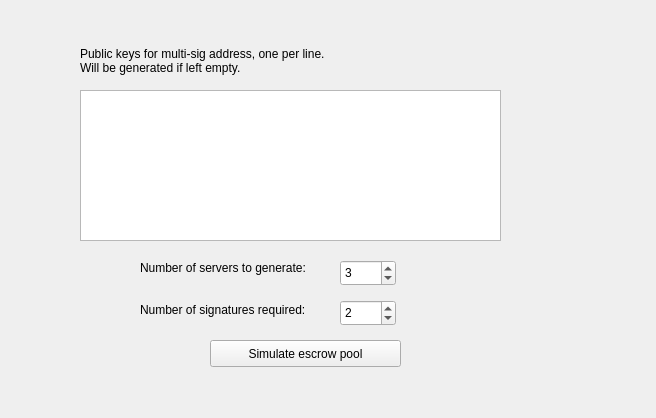
<?xml version="1.0" encoding="UTF-8"?>
<ui version="4.0">
 <class>Form</class>
 <widget class="QWidget" name="Form">
  <property name="geometry">
   <rect>
    <x>0</x>
    <y>0</y>
    <width>656</width>
    <height>418</height>
   </rect>
  </property>
  <property name="windowTitle">
   <string>Form</string>
  </property>
  <widget class="QPushButton" name="simulatePoolButton">
   <property name="geometry">
    <rect>
     <x>210</x>
     <y>340</y>
     <width>191</width>
     <height>27</height>
    </rect>
   </property>
   <property name="text">
    <string>Simulate escrow pool</string>
   </property>
  </widget>
  <widget class="QPlainTextEdit" name="pubKeysEdit">
   <property name="geometry">
    <rect>
     <x>80</x>
     <y>90</y>
     <width>421</width>
     <height>151</height>
    </rect>
   </property>
  </widget>
  <widget class="QSpinBox" name="sigCountBox">
   <property name="geometry">
    <rect>
     <x>340</x>
     <y>300</y>
     <width>56</width>
     <height>26</height>
    </rect>
   </property>
   <property name="minimum">
    <number>1</number>
   </property>
   <property name="value">
    <number>2</number>
   </property>
  </widget>
  <widget class="QLabel" name="label">
   <property name="geometry">
    <rect>
     <x>80</x>
     <y>45</y>
     <width>401</width>
     <height>31</height>
    </rect>
   </property>
   <property name="text">
    <string>Public keys for multi-sig address, one per line.
Will be generated if left empty.</string>
   </property>
  </widget>
  <widget class="QLabel" name="label_2">
   <property name="geometry">
    <rect>
     <x>140</x>
     <y>300</y>
     <width>191</width>
     <height>20</height>
    </rect>
   </property>
   <property name="text">
    <string>Number of signatures required:</string>
   </property>
  </widget>
  <widget class="QLabel" name="label_3">
   <property name="geometry">
    <rect>
     <x>140</x>
     <y>260</y>
     <width>191</width>
     <height>16</height>
    </rect>
   </property>
   <property name="text">
    <string>Number of servers to generate:</string>
   </property>
  </widget>
  <widget class="QSpinBox" name="serverCountBox">
   <property name="geometry">
    <rect>
     <x>340</x>
     <y>260</y>
     <width>56</width>
     <height>26</height>
    </rect>
   </property>
   <property name="minimum">
    <number>1</number>
   </property>
   <property name="value">
    <number>3</number>
   </property>
  </widget>
 </widget>
 <resources/>
 <connections/>
</ui>
